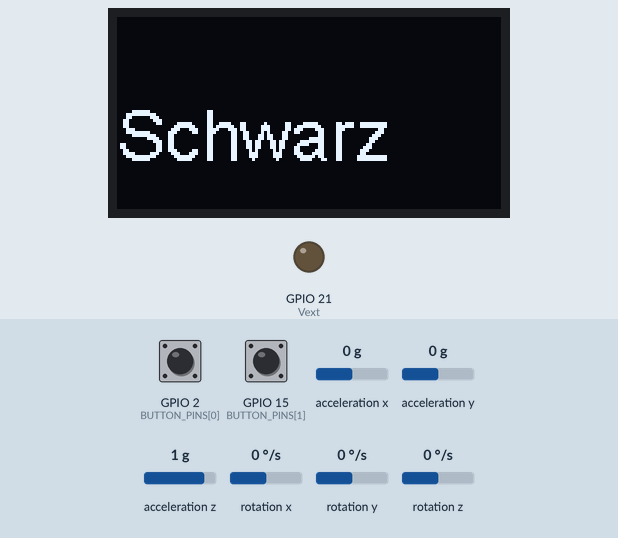
A sketch run on a simulated ESP32. Parts: 128×64 one-colour display, output pins drawn as LEDs (lit = HIGH). Wiring (inferred from the names in the program): MPU-6050 motion sensor at I2C address 0x68. Inputs (shaded band) come from the test bench; at power-on: acceleration x 0 g, GPIO 2 (BUTTON_PINS[0]) HIGH, GPIO 15 (BUTTON_PINS[1]) HIGH, acceleration y 0 g, acceleration z 1 g, rotation x 0 °/s, rotation y 0 °/s, rotation z 0 °/s. What the sketch prints to the serial monitor is not drawn.

Above: at 1.2 s.
1.3 s: acceleration x set to 1.4 g
3.4 s: GPIO 2 (BUTTON_PINS[0]) pulled LOW for 0.15 s
5.0 s: GPIO 15 (BUTTON_PINS[1]) pulled LOW for 0.15 s
6.6 s: GPIO 2 (BUTTON_PINS[0]) pulled LOW for 1 s
9.1 s: GPIO 15 (BUTTON_PINS[1]) pulled LOW for 1 s
11.6 s: GPIO 2 (BUTTON_PINS[0]) driven LOW and GPIO 15 (BUTTON_PINS[1]) driven LOW
Timing chart, 0 to 14.6 s (numbered marks = the images above; inputs shaded):
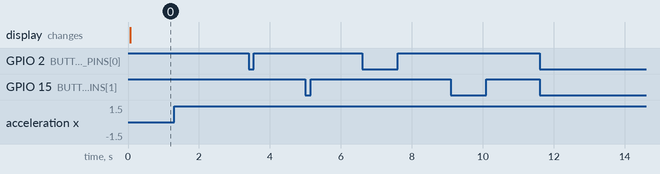

The sketch:

ESpray_Arduino.ino
```cpp
// This example just provide basic function test;
// For more informations, please vist www.heltec.cn or mail to support@heltec.cn
#include <Bounce2.h>
#include <Wire.h>  // Only needed for Arduino 1.6.5 and earlier
#include "SSD1306.h" // alias for `#include "SSD1306Wire.h"`

#define NUM_BUTTONS 3
const uint8_t BUTTON_PINS[NUM_BUTTONS] = {2,15,0};
const int MPU_addr=0x68; // I2C address of the MPU-6050
int16_t AcX,AcY,AcZ,Tmp,GyX,GyY,GyZ;


//OLED pins to ESP32 GPIOs via this connecthin:
//OLED_SDA -- GPIO4
//OLED_SCL -- GPIO15
//OLED_RST -- GPIO16

#define SDA    4
#define SCL   15
#define RST   16 //RST must be set by software

#define V2     1

#ifdef V2 //WIFI Kit series V1 not support Vext control
  #define Vext  21
#endif
SSD1306  display(0x3c, SDA, SCL, RST);

#define DEMO_DURATION 3000
typedef void (*Demo)(void);

int demoMode = 0;
int counter = 1;

Bounce * buttons = new Bounce[NUM_BUTTONS];

void setup() {
  pinMode(Vext,OUTPUT);
  digitalWrite(Vext, LOW);    // OLED USE Vext as power supply, must turn ON Vext before OLED init
  delay(50);

  Serial.begin(115200);
  Serial.println();
  Serial.println();


  // Initialising the UI will init the display too.
  display.init();
  display.flipScreenVertically();
  display.setFont(ArialMT_Plain_10);

    for (int i = 0; i < NUM_BUTTONS; i++) {
  buttons[i].attach(BUTTON_PINS[i],INPUT_PULLUP); // Attach the debouncer to a pin with INPUT_PULLUP mode
  buttons[i].interval(25); // Use a debounce interval of 25 milliseconds
  }
  Wire.begin(21,22,400000);
  Wire.beginTransmission(MPU_addr);
  Wire.write(0x6B); // PWR_MGMT_1 register
  Wire.write(0); // set to zero (wakes up the MPU-6050)
  Wire.endTransmission(true);
  Serial.begin(9600);
}

void rot() {
    // Font Demo1
    // create more fonts at http://oleddisplay.squix.ch/
    display.setTextAlignment(TEXT_ALIGN_LEFT);
    display.setFont(ArialMT_Plain_24);
    display.drawString(0, 26, "rot");
}

void gruen() {
    // Font Demo1
    // create more fonts at http://oleddisplay.squix.ch/
    display.setTextAlignment(TEXT_ALIGN_LEFT);
    display.setFont(ArialMT_Plain_24);
    display.drawString(0, 26, "gruen");
}
void schwarz() {
    display.setTextAlignment(TEXT_ALIGN_LEFT);
    display.setFont(ArialMT_Plain_24);
    display.drawString(0, 26, "Schwarz");
}

Demo demos[] = {schwarz,rot,gruen};

void loop() {
  // clear the display
  display.clear();
  // draw the current demo method
  demos[demoMode]();

    Wire.beginTransmission(MPU_addr);
  Wire.write(0x3B); // starting with register 0x3B (ACCEL_XOUT_H)
  Wire.endTransmission(false);
  Wire.requestFrom(MPU_addr,14,true); // request a total of 14 registers

  AcX=Wire.read()<<8|Wire.read();

for (int i = 0; i < NUM_BUTTONS; i++)  {
    // Update the Bounce instance :
    buttons[i].update();
  }
    // If it fell, flag the need to toggle the LED
    if ( !buttons[0].read() ) {
       Serial.print("x");
    }else if(!buttons[1].read()){
      Serial.print("y");
    }else if(!buttons[2].read()){
      Serial.print("z");
    }
    if (AcX > 16000) {
    Serial.print(AcX);
    }

  // write the buffer to the display
  display.display();
  delay(16);
}
```

Measured:
- after the input at 1.3 s, every drawn part: stays the same
- after the input at 3.4 s, every drawn part: stays the same
- after the input at 5.0 s, every drawn part: stays the same
- after the input at 6.6 s, every drawn part: stays the same
- after the input at 9.1 s, every drawn part: stays the same
- after the input at 11.6 s, every drawn part: stays the same
